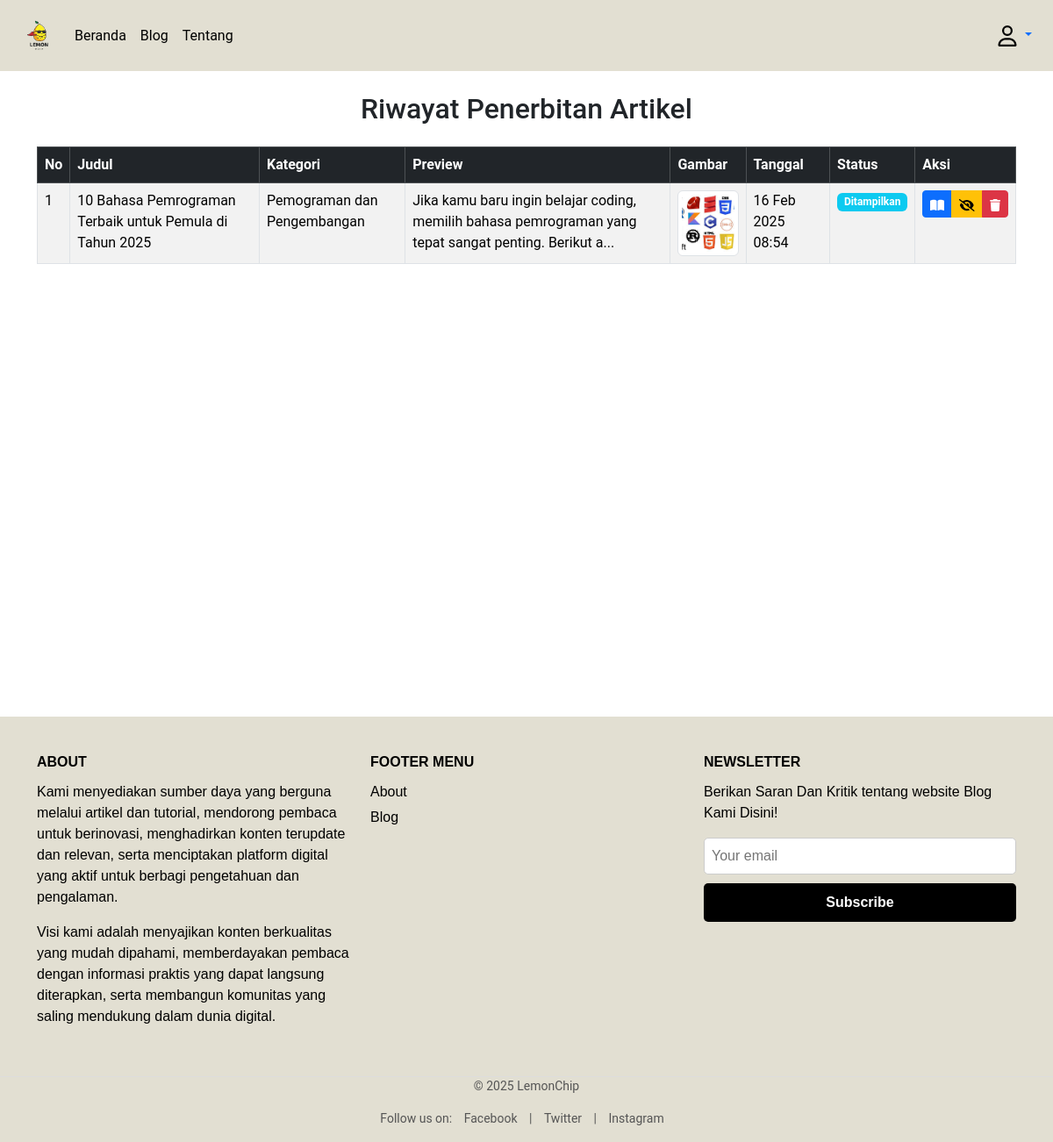
The page /history.php?category=1 (signed in) on the database its author committed.
### tables this page shows
CREATE TABLE `artikel` (
  `id` int NOT NULL,
  `judul` varchar(100) NOT NULL,
  `tanggal` datetime NOT NULL,
  `isi` mediumtext NOT NULL,
  `gambar` varchar(50) NOT NULL,
  `UserId` int DEFAULT NULL,
  `status` varchar(20) NOT NULL,
  `category_id` int DEFAULT NULL,
  `keywords` varchar(255) DEFAULT NULL,
  `is_hidden` tinyint(1) DEFAULT '0'
);

CREATE TABLE `categories` (
  `id` int NOT NULL,
  `name` varchar(50) NOT NULL
);

### functions.php (called while the page is built, shortened)
<?php
$conn = mysqli_connect('localhost', 'root', '', 'kpl');
function query($query)
{
  global $conn;
  $result = mysqli_query($conn, $query);
  $rows = [];
  while ($row = mysqli_fetch_assoc($result)) {
    $rows[] = $row;
  }
  return $rows;
}
?>

### history.php (the view, shortened to what this page needs)
<?php require 'functions.php' ?>
<?php
$userId = $_SESSION['UserId'];
$sort = isset($_GET['sort']) ? $_GET['sort'] : 'newest';
$category = isset($_GET['category']) ? $_GET['category'] : 'all';
$sql = "SELECT artikel.*, categories.name as category_name
        FROM artikel
        LEFT JOIN categories ON artikel.category_id = categories.id
        WHERE artikel.UserId = ?";
if ($category !== 'all') {
    $sql .= " AND artikel.category_id = " . (int) $category;
}
switch ($sort) {
    default:
        $sql .= " ORDER BY artikel.tanggal DESC";
}
$stmt = $conn->prepare($sql);
$stmt->bind_param("i", $userId);
$stmt->execute();
$result = $stmt->get_result();
$categories = query("SELECT * FROM categories ORDER BY name ASC");
?>
<?php require("views/partials/header.php") ?>
<div class="container mt-4">
    <h2 class="text-center mb-4">Riwayat Penerbitan Artikel</h2>
    <div class="table-responsive">
        <table class="table table-striped table-bordered">
            <thead class="table-dark">
                <tr>
                    <th>No</th>
                    <th>Judul</th>
                    <th>Kategori</th>
                    <th>Preview</th>
                    <th>Gambar</th>
                    <th>Tanggal</th>
                    <th>Status</th>
                    <th>Aksi</th>
                </tr>
            </thead>
            <tbody>
                <?php
                $no = 1;
                if ($result->num_rows > 0):
                    while ($row = $result->fetch_assoc()):
                        ?>
                        <tr>
                            <td><?= $no++ ?></td>
                            <td><?= htmlspecialchars($row['judul']) ?></td>
                            <td><?= htmlspecialchars($row['category_name'] ?? 'Tidak Berkategori') ?></td>
                            <td><?= htmlspecialchars(substr($row['isi'], 0, 100)) ?>...</td>
                            <td>
                                <img src="img/<?= htmlspecialchars($row['gambar']) ?>"
                                    alt="<?= htmlspecialchars($row['judul']) ?>"
                                    style="width: 100px; height: 75px; object-fit: cover;" class="img-thumbnail">
                            </td>
                            <td><?= date('d M Y H:i', strtotime($row['tanggal'])) ?></td>
                            <td>
                                <span class="badge <?= $row['is_hidden'] ? 'bg-danger' : 'bg-info' ?>">
                                    <?= $row['is_hidden'] ? 'Disembunyikan' : 'Ditampilkan' ?>
                                </span>
                            </td>
                            <td>
                                <div class="btn-group">
                                    <a href="detail.php?id=<?= $row['id'] ?>" class="btn btn-sm btn-primary"
                                        title="Lihat Detail">
                                    </a>
                                    <?php if (!$row['is_hidden']): ?>
                                        <a href="updateStatus.php?action=hide&id=<?= $row['id'] ?>" class="btn btn-sm btn-warning"
                                            title="Sembunyikan Artikel"
                                            onclick="return confirm('Yakin ingin menyembunyikan artikel ini?')">
                                        </a>
                                    <?php endif; ?>
                                    <button type="button" class="btn btn-sm btn-danger" data-bs-toggle="modal"
                                        data-bs-target="#deleteModal<?= $row['id'] ?>" title="Hapus Artikel">
                                    </button>
                                </div>
                            </td>
                        </tr>
                        <?php
                    endwhile;
                else:
                    ?>
                    <tr>
                        <td colspan="9" class="text-center">Tidak ada riwayat penerbitan.</td>
                    </tr>
                <?php endif; ?>
            </tbody>
        </table>
    </div>
</div>
<?php require("views/partials/footer.php") ?>

### views/partials/header.php (style rules this page uses)
body { font-family: 'Roboto', sans-serif; min-height: 100vh; display: flex; flex-direction: column; }
.container { flex: 1; }

### rows shown on the page
artikel: judul "10 Bahasa Pemrograman Terbaik untuk Pemula di Tahun 2025", category.name "Pemograman dan Pengembangan", isi "Jika kamu baru ingin belajar coding, memilih bahasa pemrograman yang tepat sangat penting. Berikut a", gambar (picture), tanggal "16 Feb 2025 08:54", is_hidden "Ditampilkan"
